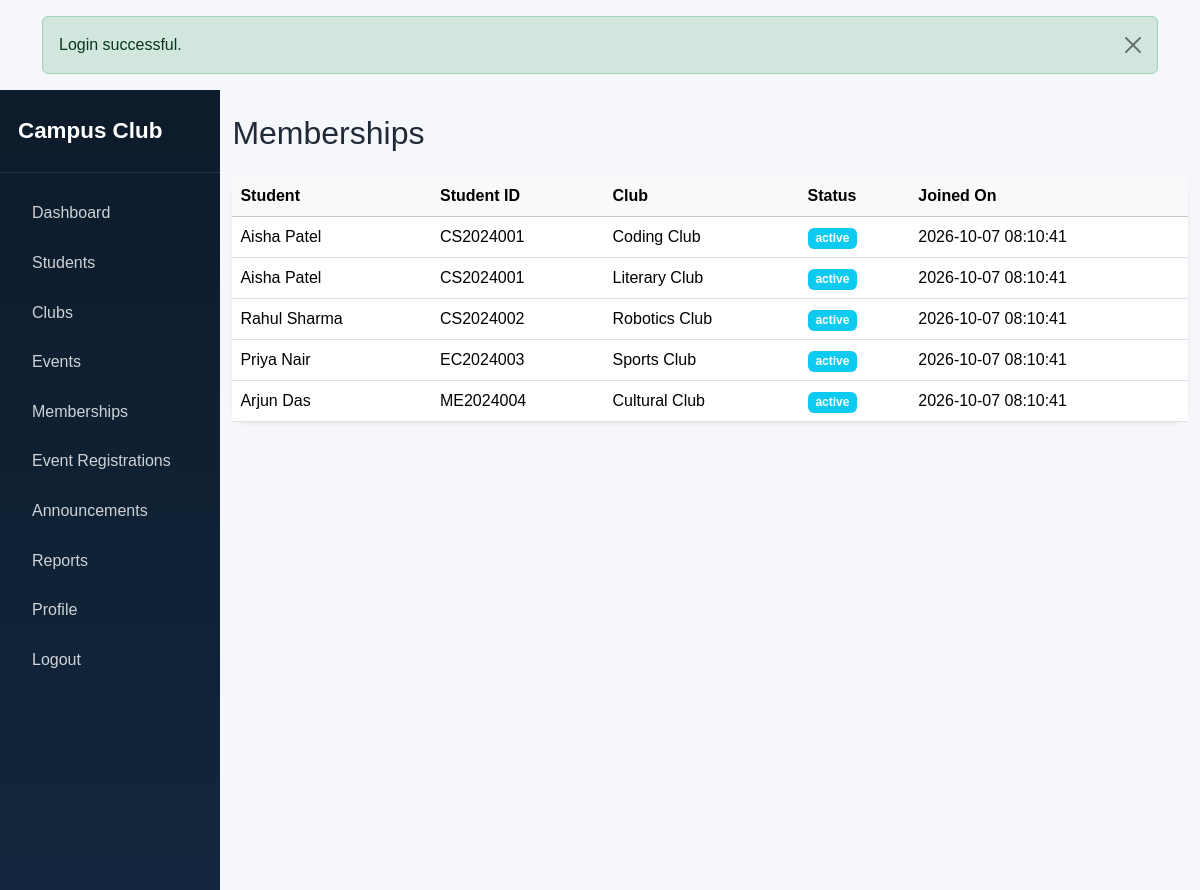
Screenshot of /admin/memberships.php (signed in) with the database file from the repository.
### tables this page shows
CREATE TABLE `memberships` (
  `id` INT AUTO_INCREMENT PRIMARY KEY,
  `user_id` INT NOT NULL,
  `club_id` INT NOT NULL,
  `status` ENUM('active','pending','rejected') NOT NULL DEFAULT 'active',
  `joined_at` TIMESTAMP DEFAULT CURRENT_TIMESTAMP,
  UNIQUE KEY `uq_membership` (`user_id`, `club_id`),
  FOREIGN KEY (`user_id`) REFERENCES `users`(`id`) ON DELETE CASCADE,
  FOREIGN KEY (`club_id`) REFERENCES `clubs`(`id`) ON DELETE CASCADE
);

CREATE TABLE `users` (
  `id` INT AUTO_INCREMENT PRIMARY KEY,
  `student_id` VARCHAR(100) NOT NULL UNIQUE,
  `name` VARCHAR(150) NOT NULL,
  `email` VARCHAR(150) NOT NULL UNIQUE,
  `password` VARCHAR(255) NOT NULL,
  `phone` VARCHAR(20) DEFAULT NULL,
  `department` VARCHAR(100) NOT NULL,
  `year` VARCHAR(20) NOT NULL,
  `role` ENUM('admin','student') NOT NULL DEFAULT 'student',
  `status` ENUM('active','inactive') NOT NULL DEFAULT 'active',
  `created_at` TIMESTAMP DEFAULT CURRENT_TIMESTAMP,
  INDEX `idx_user_email` (`email`),
  INDEX `idx_user_student_id` (`student_id`)
);

CREATE TABLE `clubs` (
  `id` INT AUTO_INCREMENT PRIMARY KEY,
  `name` VARCHAR(150) NOT NULL,
  `description` TEXT NOT NULL,
  `category` VARCHAR(100) NOT NULL,
  `faculty_coordinator` VARCHAR(150) NOT NULL,
  `contact_email` VARCHAR(150) NOT NULL,
  `meeting_location` VARCHAR(180) NOT NULL,
  `meeting_schedule` VARCHAR(120) NOT NULL,
  `image` VARCHAR(255) DEFAULT NULL,
  `status` ENUM('active','inactive') NOT NULL DEFAULT 'active',
  `created_at` TIMESTAMP DEFAULT CURRENT_TIMESTAMP,
  INDEX `idx_club_category` (`category`),
  INDEX `idx_club_name` (`name`)
);

### config/auth.php (called while the page is built, shortened)
<?php
function e($value): string
{
    return htmlspecialchars((string)$value, ENT_QUOTES, 'UTF-8');
}

### admin/memberships.php (the view, shortened to what this page needs)
<?php
require_once __DIR__ . '/../config/auth.php';
include __DIR__ . '/../includes/header.php';
$pdo = getPDO();
$memberships = $pdo->query('SELECT m.*, u.name AS student_name, u.student_id, c.name AS club_name FROM memberships m JOIN users u ON u.id = m.user_id JOIN clubs c ON c.id = m.club_id ORDER BY m.joined_at DESC')->fetchAll();
?>
<div class="d-flex">
    <?php include __DIR__ . '/../includes/sidebar.php'; ?>
    <main class="main-content">
        <div class="container-fluid py-4">
            <h2 class="mb-4">Memberships</h2>
            <div class="card shadow-sm border-0">
                <div class="card-body p-0">
                    <div class="table-responsive">
                        <table class="table table-hover mb-0 align-middle">
                            <thead class="table-light"><tr><th>Student</th><th>Student ID</th><th>Club</th><th>Status</th><th>Joined On</th></tr></thead>
                            <tbody>
                                <?php foreach ($memberships as $row): ?>
                                    <tr>
                                        <td><?= e($row['student_name']) ?></td>
                                        <td><?= e($row['student_id']) ?></td>
                                        <td><?= e($row['club_name']) ?></td>
                                        <td><span class="badge bg-info"><?= e($row['status']) ?></span></td>
                                        <td><?= e($row['joined_at']) ?></td>
                                    </tr>
                                <?php endforeach; ?>
                            </tbody>
                        </table>
                    </div>
                </div>
            </div>
        </div>
    </main>
</div>
<?php include __DIR__ . '/../includes/footer.php'; ?>

### assets/css/style.css (style rules this page uses)
.card { border-radius: 18px; }
.main-content { width: 100%; min-height: 100vh; background: #f5f7fb; }

### rows the page displays
memberships: user.name "Aisha Patel", user.student_id "CS2024001", club.name "Coding Club", status "active", joined_at "2026-10-07 08:10:41"
memberships: user.name "Aisha Patel", user.student_id "CS2024001", club.name "Literary Club", status "active", joined_at "2026-10-07 08:10:41"
memberships: user.name "Rahul Sharma", user.student_id "CS2024002", club.name "Robotics Club", status "active", joined_at "2026-10-07 08:10:41"
memberships: user.name "Priya Nair", user.student_id "EC2024003", club.name "Sports Club", status "active", joined_at "2026-10-07 08:10:41"
memberships: user.name "Arjun Das", user.student_id "ME2024004", club.name "Cultural Club", status "active", joined_at "2026-10-07 08:10:41"

### other values shown
$message "Login successful."
